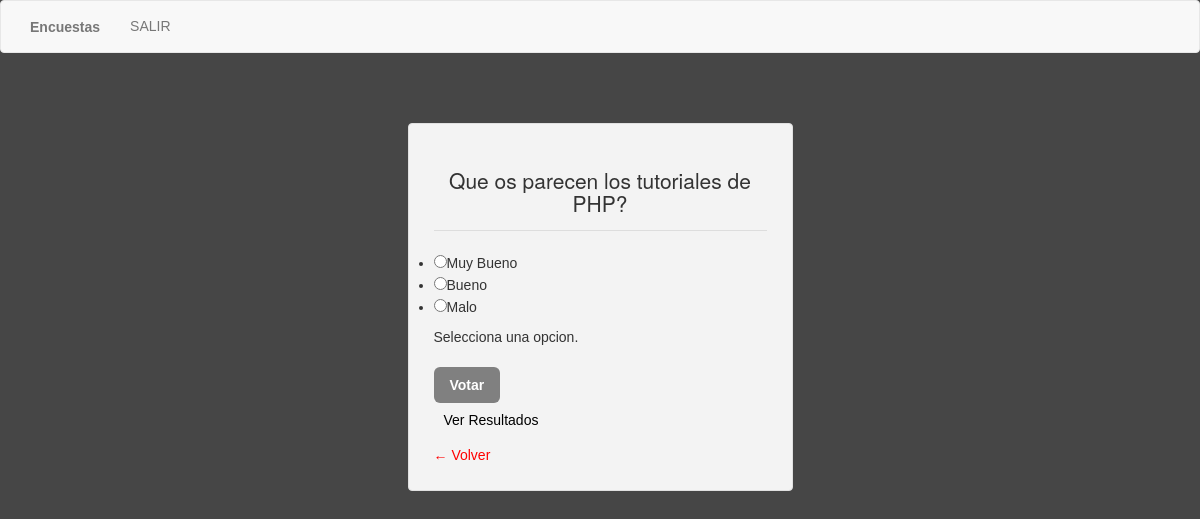
Page /encuesta.php?id=1 (signed in) on the committed database.
### tables this page shows
CREATE TABLE IF NOT EXISTS `opciones` (
  `id` int(11) NOT NULL AUTO_INCREMENT,
  `id_encuesta` int(11) NOT NULL,
  `nombre` varchar(50) NOT NULL,
  `valor` int(11) NOT NULL,
  PRIMARY KEY (`id`)
);

CREATE TABLE IF NOT EXISTS `encuestas` (
  `id` int(11) NOT NULL AUTO_INCREMENT,
  `titulo` varchar(50) NOT NULL,
  `fecha` date NOT NULL,
  PRIMARY KEY (`id`)
);

### encuesta.php (the view, shortened to what this page needs)
<?php
        $id = $_GET['id'];
?>
<!DOCTYPE HTML>
<html lang="en-US">
<head>
	<link rel="stylesheet" type="text/css" href="bootstrap/css/bootstrap.min.css">
	<link rel="stylesheet" href="estilos.css">
</head>
<body>
	<?php include "php/navbar.php"; ?>
<div class="wrap">
<form action="" method="post">
<?php
$aux = 0;
$sql = "SELECT a.titulo as titulo, a.fecha as fecha, b.id as id, b.nombre as nombre, b.valor as valor FROM encuestas a INNER JOIN opciones b ON a.id = b.id_encuesta WHERE a.id = ".$id;
$req = mysql_query($sql);
while($result = mysql_fetch_object($req)){
	if($aux == 0){
		echo '<h1>'.$result->titulo.'</h1>';
		echo '<ul>';
		$aux = 1;
	}
	echo '<li><input name="valor" type="radio" value="'.$result->id.'"><span>'.$result->nombre.'</span></li>';
}
	echo '</ul>';
	if(!isset($_POST['valor'])){
		echo "<div class='error'>Selecciona una opcion.</div>";
	}
	echo '<input name="votar" type="submit" value="Votar">';
	echo '<a href="resultado.php?id='.$id.'" class="resultado">Ver Resultados</a>';
	echo '<a href="index.php" class="volver">&larr; Volver</a>';
?>
</form>
</div>
</body>
</html>

### estilos.css (style rules this page uses)
* { margin: 0; padding: 0; font-family: sans-serif; font-size: 14px; }
body { background: #464646; }
a { text-decoration: none; color: red; }
.wrap { padding: 25px; margin: 0 auto; width: 385px; background: #F3F3F3; border-radius: 4px; margin-top: 70px; border: 1px solid #E0E0E0; }
h1 { margin-bottom: 20px; font-size: 21px; border-bottom: 1px solid #DDD; padding-bottom: 15px; text-align: center; }
form > div { margin-bottom: 20px; }
form input[type="submit"] { padding: 8px 16px; background: gray; border: 0; display: block; font-weight: bold; color: white; border-radius: 6px; }
.volver { display: block; padding-top: 15px; clear: both; }
.resultado { float: left; margin-left: 10px; margin-top: 7px; color: black; }

### rows in the picture
opciones: id_encuesta.titulo "Que os parecen los tutoriales de PHP?", nombre "Muy Bueno"
opciones: nombre "Bueno"
opciones: nombre "Malo"
